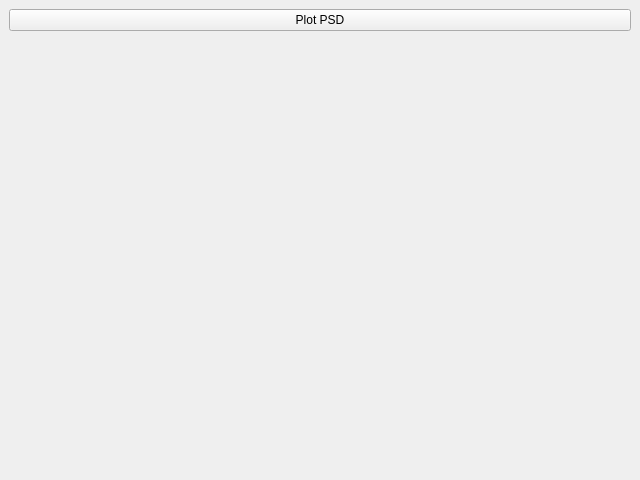
<?xml version="1.0" encoding="UTF-8"?>
<ui version="4.0">
 <class>RadarGUI</class>
 <widget class="QMainWindow" name="RadarGUI">
  <property name="geometry">
   <rect>
    <x>0</x>
    <y>0</y>
    <width>640</width>
    <height>480</height>
   </rect>
  </property>
  <property name="windowTitle">
   <string>Radar PSD Viewer</string>
  </property>
  <widget class="QWidget" name="centralwidget">
   <layout class="QVBoxLayout" name="verticalLayout">
    <item>
     <widget class="QPushButton" name="plot_button">
      <property name="text">
       <string>Plot PSD</string>
      </property>
     </widget>
    </item>
    <item>
     <widget class="QWidget" name="plot_widget" native="true">
   <property name="geometry">
    <rect>
     <x>0</x>
     <y>0</y>
     <width>400</width>
     <height>300</height>
    </rect>
   </property>
  </widget>
    </item>
   </layout>
  </widget>
 </widget>
 <resources/>
 <connections/>
</ui>
